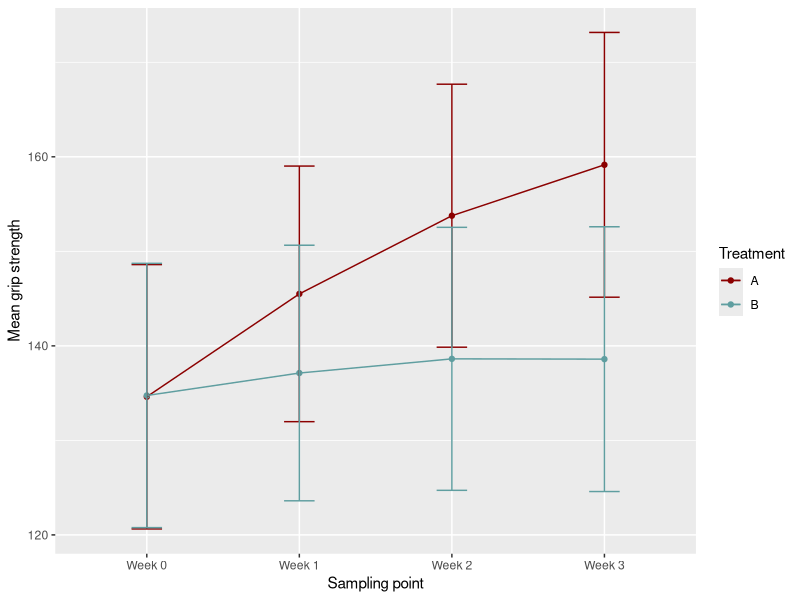

R code for this plot: (Note: this script raises an error after producing the figure.)
## ---- chunk 1
knitr::opts_chunk$set(echo = FALSE, dev = "pdf")
library("ggplot2")
library("tidyr")
library("nlme")
library("car") # For Anova function to get chi-squared
library("dplyr")
## ---- chunk 2
# Read in data
grip.data <- read.delim(file = "data/compgrip.txt", sep = " ", header = FALSE, stringsAsFactors = FALSE)

# Name columns
colnames(grip.data) <- c("subjectID", "treatment", "week.0", "week.1", "week.2", "week.3")

# Update treatment values to reflect A/B:
grip.data$treatment[grip.data$treatment == 1] <- "A"
grip.data$treatment[grip.data$treatment == 2] <- "B"

# Make sure treatment is a factor
grip.data$treatment <- as.factor(grip.data$treatment)
## ---- chunk 3
# Function to extract relevant information for each group
groupInfo <- function(x, treatment) {
  group.data <- x[x$treatment == treatment, ]
  group.size <- nrow(group.data)
  group.means <- apply(group.data[, -c(1:2)],
                       MARGIN = 2,
                       FUN = mean)
  group.sd <- apply(group.data[, -c(1:2)],
                    MARGIN = 2,
                    FUN = sd)
  return(list(treatment = treatment,
              size = group.size,
              means = round(group.means, 3),
              stdevs = round(group.sd, 3)))
}

# Extract size, means, and standard deviations
treatment.1 <- groupInfo(x = grip.data, treatment = "A")
treatment.2 <- groupInfo(x = grip.data, treatment = "B")
## ---- chunk 4
# Create data for plot
plot.data <- data.frame(week = c(names(treatment.1$means), names(treatment.2$means)),
                        treatment = c(rep(x = treatment.1$treatment, times = length(treatment.1$means)), 
                                      rep(x = treatment.2$treatment, times = length(treatment.2$means))),
                        grip = c(as.numeric(treatment.1$means), as.numeric(treatment.2$means)),
                        se = c(as.numeric(treatment.1$stdevs)/sqrt(treatment.1$size)), as.numeric(treatment.2$stdevs)/sqrt(treatment.1$size))

plot.data$week <- gsub(pattern = "week.", replacement = "Week ", x = plot.data$week)
plot.data$treatment <- as.factor(plot.data$treatment)

means.plot <- ggplot(data = plot.data, mapping = aes(x = week, y = grip, color = treatment, group = treatment)) +
  geom_point() +
  geom_line() +
  geom_errorbar(data = plot.data, mapping = aes(x = week, ymin = (grip - se), ymax = (grip + se)), width = 0.2) +
  scale_color_manual(name = "Treatment", values = c("darkred", "cadetblue")) +
  xlab(label = "Sampling point") +
  ylab(label = "Mean grip strength")

means.plot
## ---- chunk 5
# Create long-format data
grip.long <- gather(data = grip.data, 
                    key = "week", 
                    value = "grip", 
                    -subjectID, 
                    -treatment)

# Make sure week column is a factor
grip.long$week <- as.factor(grip.long$week)

# Build gls model
response.model <- gls(grip ~ treatment * week,
                      data = grip.long,
                      correlation = corSymm(form = ~1|subjectID),
                      weights = varIdent(form = ~1|week))
model.summary <- summary(response.model)
model.anova <- Anova(response.model)
## ---- chunk 6
# Create variables for easier table construction
mean.estimates <- data.frame(e = rep(x = NA, times = 8), mu = rep(x = NA, times = 8))

# First retrieve the calculated means for each treatment group
for (i in 1:4) {
  mean.estimates$mu[i] <- treatment.1$means[[i]]
  mean.estimates$mu[i + 4] <- treatment.2$means[[i]]
}

# betas vector for easier combinations
betas <- numeric(8)
for (b in 1:8) {
  betas[b] <- model.summary$tTable[b, 1]
}

# E(Y) values based on beta coefficients
mean.estimates$e[1] <- betas[1]
mean.estimates$e[2] <- betas[1] + betas[3]
mean.estimates$e[3] <- betas[1] + betas[4]
mean.estimates$e[4] <- betas[1] + betas[5]
mean.estimates$e[5] <- betas[1] + betas[2]
mean.estimates$e[6] <- betas[1] + betas[2] + betas[3] + betas[6]
mean.estimates$e[7] <- betas[1] + betas[2] + betas[4] + betas[7]
mean.estimates$e[8] <- betas[1] + betas[2] + betas[5] + betas[8]

mean.estimates <- round(mean.estimates, 3)
## ---- chunk 7
# Create columns of differences
d.data <- grip.data %>%
  mutate(week.1.d = week.1 - week.0,
         week.2.d = week.2 - week.0,
         week.3.d = week.3 - week.0)
# Drop original week measurement columns
d.data <- d.data[, c(1:2,7:9)]

# Convert to long format
d.long <- gather(data = d.data, 
                 key = "week", 
                 value = "grip", 
                 -subjectID, 
                 -treatment)
# Make levels in week column a little neater
d.long$week <- gsub(pattern = ".d", replacement = "", x = d.long$week)
d.long$week <- factor(d.long$week)

# Build gls model
d.response.model <- gls(grip ~ treatment * week,
                      data = d.long,
                      correlation = corSymm(form = ~1|subjectID),
                      weights = varIdent(form = ~1|week))
d.model.summary <- summary(d.response.model)
d.model.anova <- Anova(d.response.model)

# Calculate the joint test Chi-square
test.indices <- c(1, 3)
joint.chisq <- sum(d.model.anova$Chisq[test.indices])
joint.df <- sum(d.model.anova$Df[test.indices])
joint.p <- pchisq(q = joint.chisq, df = joint.df, lower.tail = FALSE)
## ---- chunk 8
# Get mean values for week 0 (will want to center on these)
week.0.mean <- mean(grip.data$week.0)

# Create new long data object
ancova.long <- gather(data = grip.data,
                      key = "week",
                      value = "grip",
                      -subjectID,
                      -treatment,
                      -week.0)

# Mean center
ancova.long$baseline <- ancova.long$week.0 - week.0.mean

# Make sure week column is a factor
ancova.long$week <- as.factor(ancova.long$week)

# Build gls model
ancova.model <- gls(grip ~ baseline + treatment + week + treatment * week,
                    data = ancova.long,
                    correlation = corSymm(form = ~1|subjectID),
                    weights = varIdent(form = ~1|week))
ancova.summary <- summary(ancova.model)
ancova.anova <- Anova(ancova.model)
